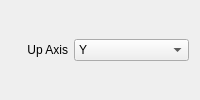
<?xml version="1.0" encoding="UTF-8"?>
<ui version="4.0">
 <class>UsdExportGeneralSettingsRollup</class>
 <widget class="QWidget" name="UsdExportGeneralSettingsRollup">
  <property name="windowTitle">
   <string>General Settings</string>
  </property>
  <layout class="QHBoxLayout" name="horizontalLayout" stretch="1,2">
   <item>
    <widget class="QLabel" name="UpAxisLabel">
     <property name="toolTip">
      <string>Select the upward axis of orientation for your USD scene.</string>
     </property>
     <property name="text">
      <string>Up Axis</string>
     </property>
     <property name="alignment">
      <set>Qt::AlignRight|Qt::AlignTrailing|Qt::AlignVCenter</set>
     </property>
    </widget>
   </item>
   <item>
    <widget class="QComboBox" name="UpAxisComboBox">
     <item>
      <property name="text">
       <string>Y</string>
      </property>
     </item>
     <item>
      <property name="text">
       <string>Z</string>
      </property>
     </item>
    </widget>
   </item>
  </layout>
 </widget>
 <resources/>
 <connections/>
</ui>
